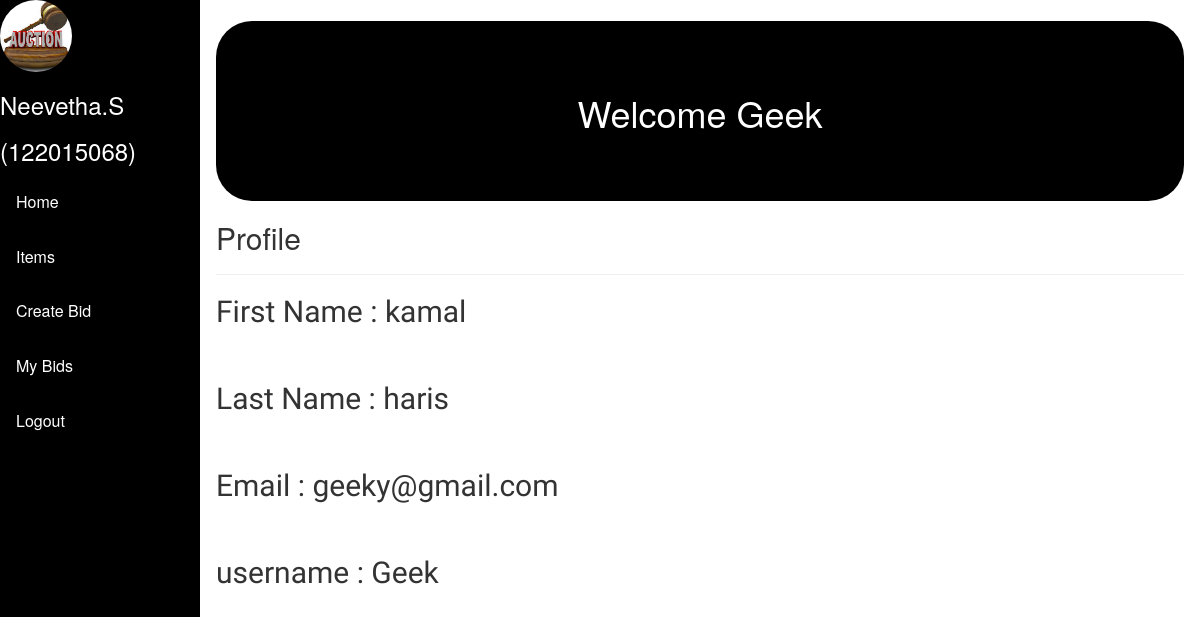
Screenshot of /poll/inbox/ (signed in) with the database file from the repository.
### poll/models.py (models this page shows)
class user(AbstractUser):
     email = models.EmailField(max_length=30, unique=True, validators=[validators.validate_email], error_messages ={'unique' : 'Email Id in not unique'} )
     first_name = models.CharField(max_length=30,)
     last_name = models.CharField(max_length=30)

### poll/views.py (the view)
# urls.py: path('inbox/', views.inbox, name='inbox'),
def inbox(request):
    if "username" not in request.session:
        return render(request, "poll/login.html", {"form" : login_form()})
    user_email = request.session["username"]
    user_info = user.objects.get(email=user_email)
    print(user_info)
    return render(request, "poll/inbox.html",{"user" : user_info})

### poll/templates/poll/inbox.html (shortened to what this page needs)
{% extends "poll/pfilelout.html" %}
{% block body %}
  <h1 style="background-color:black;color:white;height:5em;width:100%;text-align:center;padding-top:2em;border-radius:1em;"> Welcome {{ user.username }}</h1>
  <h2>Profile</h2>
  <hr>
  <span style="font-family:'Indie Flower';"><h2>First Name   : {{ user.first_name }}</h2></span>  <br>
  <span style="font-family:'Indie Flower';"><h2>Last Name   : {{ user.last_name }}</h2></span>  <br>
  <span style="font-family:'Indie Flower';"><h2>Email   : {{ user.email }}</h2></span>  <br>
  <span style="font-family:'Indie Flower';"><h2>username   : {{ user.username }}</h2></span>  <br>
{% endblock %}

### poll/templates/poll/pfilelout.html (style rules this page uses)
body { font-size : 16px }

### rows the page displays
user: username "Geek", first_name "kamal", last_name "haris", email "geeky@gmail.com"
